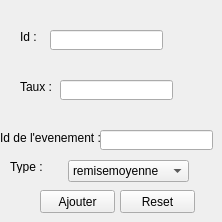
      <widget class="QWidget" name="tab">
       <attribute name="title">
        <string>Ajouter</string>
       </attribute>
       <widget class="QLabel" name="label">
        <property name="geometry">
         <rect>
          <x>20</x>
          <y>30</y>
          <width>47</width>
          <height>13</height>
         </rect>
        </property>
        <property name="text">
         <string>Id :</string>
        </property>
       </widget>
       <widget class="QLabel" name="label_2">
        <property name="geometry">
         <rect>
          <x>20</x>
          <y>80</y>
          <width>47</width>
          <height>13</height>
         </rect>
        </property>
        <property name="text">
         <string>Taux :</string>
        </property>
       </widget>
       <widget class="QLabel" name="label_3">
        <property name="geometry">
         <rect>
          <x>0</x>
          <y>130</y>
          <width>101</width>
          <height>16</height>
         </rect>
        </property>
        <property name="text">
         <string>Id de l'evenement :</string>
        </property>
       </widget>
       <widget class="QLineEdit" name="lineEdit_id">
        <property name="geometry">
         <rect>
          <x>50</x>
          <y>30</y>
          <width>113</width>
          <height>20</height>
         </rect>
        </property>
       </widget>
       <widget class="QLineEdit" name="lineEdit_taux">
        <property name="geometry">
         <rect>
          <x>60</x>
          <y>80</y>
          <width>113</width>
          <height>20</height>
         </rect>
        </property>
       </widget>
       <widget class="QLineEdit" name="lineEdit_ide">
        <property name="geometry">
         <rect>
          <x>100</x>
          <y>130</y>
          <width>113</width>
          <height>20</height>
         </rect>
        </property>
       </widget>
       <widget class="QPushButton" name="pb_ajouter">
        <property name="geometry">
         <rect>
          <x>40</x>
          <y>190</y>
          <width>75</width>
          <height>23</height>
         </rect>
        </property>
        <property name="text">
         <string>Ajouter</string>
        </property>
       </widget>
       <widget class="QPushButton" name="pushButton_2">
        <property name="geometry">
         <rect>
          <x>120</x>
          <y>190</y>
          <width>75</width>
          <height>23</height>
         </rect>
        </property>
        <property name="text">
         <string>Reset</string>
        </property>
       </widget>
       <widget class="QLabel" name="label_10">
        <property name="geometry">
         <rect>
          <x>10</x>
          <y>160</y>
          <width>47</width>
          <height>13</height>
         </rect>
        </property>
        <property name="text">
         <string>Type :</string>
        </property>
       </widget>
       <widget class="QComboBox" name="type">
        <property name="geometry">
         <rect>
          <x>68</x>
          <y>160</y>
          <width>121</width>
          <height>22</height>
         </rect>
        </property>
        <item>
         <property name="text">
          <string>remisemoyenne</string>
         </property>
        </item>
        <item>
         <property name="text">
          <string>liquidation</string>
         </property>
        </item>
        <item>
         <property name="text">
          <string>remisefaible</string>
         </property>
        </item>
       </widget>
      </widget>
